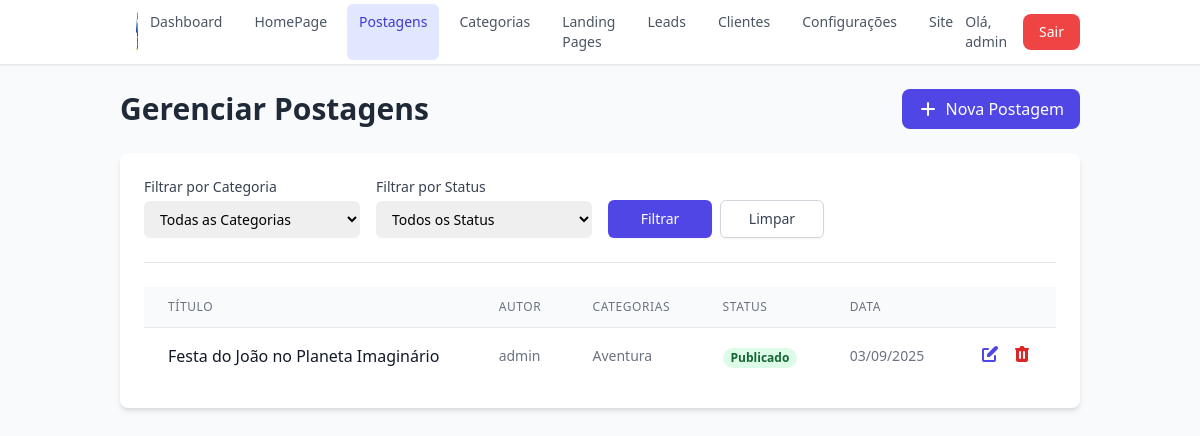
Before: /dashboard/posts (signed in) with the older database file.
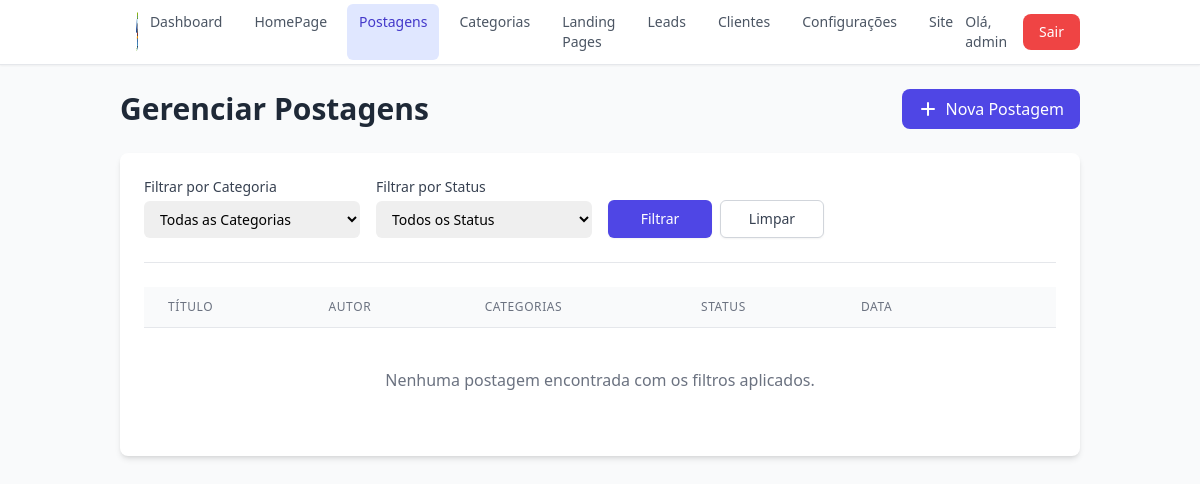
After: the same page with the newer database file.
### app/models.py (models this page shows, shortened)
class Post(db.Model):
    id = db.Column(db.Integer, primary_key=True)
    title = db.Column(db.String(150), nullable=False)
    slug = db.Column(db.String(150), unique=True, nullable=False)
    content = db.Column(db.Text, nullable=False)
    cover_image = db.Column(db.String(100), nullable=True, default='default.jpg') # Armazena o nome do arquivo da imagem
    user_id = db.Column(db.Integer, db.ForeignKey('user.id'))
    author = db.relationship('User', backref='posts')
    categories = db.relationship('Category', secondary=post_categories, lazy='subquery',
        backref=db.backref('posts', lazy=True))
    gallery_images = db.relationship('Image', backref='post', lazy=True, cascade="all, delete-orphan")
    meta_description = db.Column(db.String(160))
    is_published = db.Column(db.Boolean, default=False)
    created_at = db.Column(db.DateTime, default=datetime.utcnow)
    updated_at = db.Column(db.DateTime, default=datetime.utcnow, onupdate=datetime.utcnow)

class User(UserMixin, db.Model): # Adicione UserMixin aqui
    id = db.Column(db.Integer, primary_key=True)
    username = db.Column(db.String(64), index=True, unique=True, nullable=False)
    email = db.Column(db.String(120), index=True, unique=True, nullable=False)
    password_hash = db.Column(db.String(256)) # Aumentei o tamanho por segurança
    role = db.Column(db.String(20), nullable=False, default='crianca')
    date_of_birth = db.Column(db.Date, nullable=True)
    created_at = db.Column(db.DateTime, default=datetime.utcnow)
    updated_at = db.Column(db.DateTime, default=datetime.utcnow, onupdate=datetime.utcnow)

class Category(db.Model):
    id = db.Column(db.Integer, primary_key=True)
    name = db.Column(db.String(50), unique=True, nullable=False)
    slug = db.Column(db.String(50), unique=True, nullable=False)
    created_at = db.Column(db.DateTime, default=datetime.utcnow)
    updated_at = db.Column(db.DateTime, default=datetime.utcnow, onupdate=datetime.utcnow)

### app/dashboard/routes.py (the view)
@bp.route('/posts')
@login_required
def list_posts():
    page = request.args.get('page', 1, type=int)
    query = Post.query
    category_filter = request.args.get('category', type=int)
    if category_filter:
        query = query.join(Post.categories).filter(Category.id == category_filter)
    status_filter = request.args.get('status', type=str)
    if status_filter == 'published':
        query = query.filter(Post.is_published == True)
    elif status_filter == 'draft':
        query = query.filter(Post.is_published == False)
    all_categories = Category.query.order_by(Category.name).all()
    posts_pagination = query.order_by(Post.created_at.desc()).paginate(
        page=page, per_page=10, error_out=False
    )
    active_filters = {
        'category': category_filter,
        'status': status_filter
    }
    return render_template('dashboard/posts.html',
                           posts_pagination=posts_pagination,
                           all_categories=all_categories,
                           filters=active_filters)

### app/main/routes.py (called while the page is built)
@bp.app_context_processor
def inject_global_variables():
    try:
        published_landing_pages = LandingPage.query.filter_by(is_published=True).order_by(LandingPage.title).all()
        site_settings = Settings.query.first()
        return dict(
            nav_landing_pages=published_landing_pages,
            site_settings=site_settings
        )
    except Exception as e:
        print(f"Erro ao injetar variáveis globais: {e}")
        return dict(
            nav_landing_pages=[],
            site_settings=None
        )

### app/templates/dashboard/posts.html (shortened to what the changed rows need)
{% extends "dashboard/dashboard_base.html" %}
{% block dashboard_content %}
<div class="flex justify-between items-center mb-6">
    <h1 class="text-3xl font-bold text-gray-800">Gerenciar Postagens</h1>
</div>
<div class="bg-white p-6 rounded-lg shadow-md">
    <div class="overflow-x-auto">
        <table class="min-w-full divide-y divide-gray-200">
            <thead class="bg-gray-50">
                <tr>
                    <th scope="col" class="px-6 py-3 text-left text-xs font-medium text-gray-500 uppercase tracking-wider">Título</th>
                    <th scope="col" class="px-6 py-3 text-left text-xs font-medium text-gray-500 uppercase tracking-wider">Autor</th>
                    <th scope="col" class="px-6 py-3 text-left text-xs font-medium text-gray-500 uppercase tracking-wider">Categorias</th>
                    <th scope="col" class="px-6 py-3 text-left text-xs font-medium text-gray-500 uppercase tracking-wider">Status</th>
                    <th scope="col" class="px-6 py-3 text-left text-xs font-medium text-gray-500 uppercase tracking-wider">Data</th>
                    <th scope="col" class="relative px-6 py-3"><span class="sr-only">Ações</span></th>
                </tr>
            </thead>
            <tbody class="bg-white divide-y divide-gray-200">
                {% for post in posts_pagination.items %}
                <tr>
                    <td class="px-6 py-4 whitespace-nowrap"><div class="font-medium text-gray-900">{{ post.title|truncate(40) }}</div></td>
                    <td class="px-6 py-4 whitespace-nowrap text-sm text-gray-500">{{ post.author.username }}</td>
                    <td class="px-6 py-4 whitespace-nowrap text-sm text-gray-500">{% for cat in post.categories %}{{ cat.name }}{% if not loop.last %}, {% endif %}{% endfor %}</td>
                    <td class="px-6 py-4 whitespace-nowrap">
                        {% if post.is_published %}
                            <span class="px-2 inline-flex text-xs leading-5 font-semibold rounded-full bg-green-100 text-green-800">Publicado</span>
                        {% else %}
                            <span class="px-2 inline-flex text-xs leading-5 font-semibold rounded-full bg-yellow-100 text-yellow-800">Rascunho</span>
                        {% endif %}
                    </td>
                    <td class="px-6 py-4 whitespace-nowrap text-sm text-gray-500">{{ post.created_at.strftime('%d/%m/%Y') }}</td>
                    <td class="px-6 py-4 whitespace-nowrap text-right text-sm font-medium flex items-center justify-end space-x-3">
                        <a href="{{ url_for('dashboard.edit_post', post_id=post.id) }}" class="text-indigo-600 hover:text-indigo-900" title="Editar">
                        </a>
                        <button @click="deleteUrl = '{{ url_for('dashboard.delete_post', post_id=post.id) }}'; deleteModalOpen = true" class="text-red-600 hover:text-red-900" title="Excluir">
                        </button>
                    </td>
                </tr>
                {% else %}
                <tr>
                    <td colspan="6" class="px-6 py-10 text-center text-gray-500">Nenhuma postagem encontrada com os filtros aplicados.</td>
                </tr>
                {% endfor %}
            </tbody>
        </table>
    </div>
</div>
{% endblock %}

Changed rows visible on the page:
removed Post: title "Festa do João no Planeta Imaginário", author.username "admin", is_published "Publicado", created_at "03/09/2025"
removed Category: name "Aventura"
Other visible differences:
text now shown: "Nenhuma postagem encontrada com os filtros aplicados."
